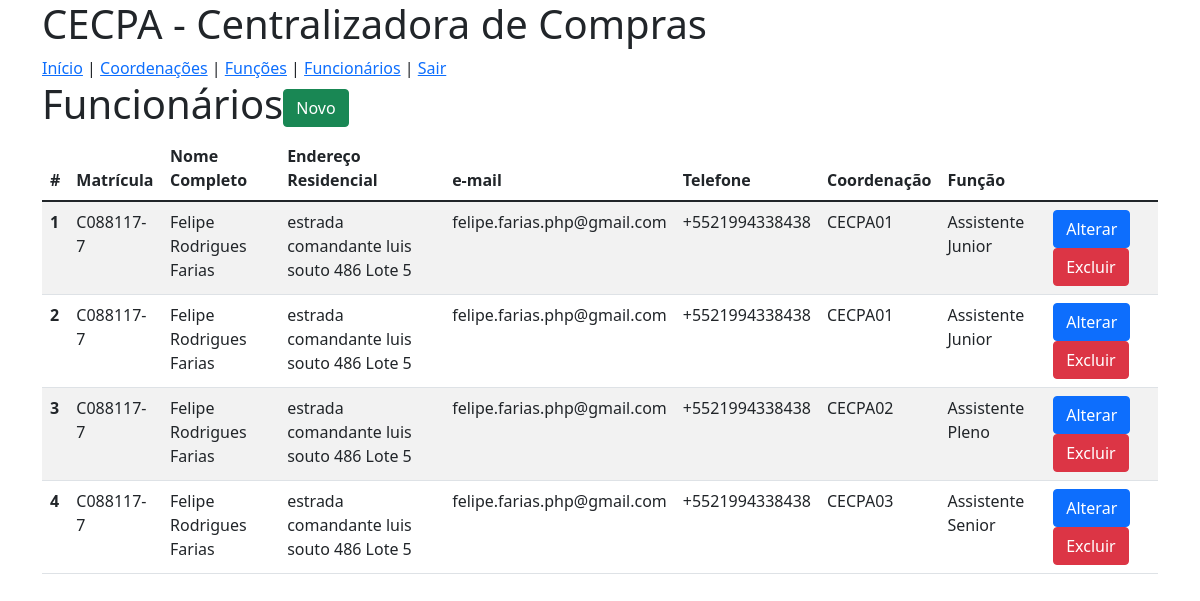
Page /funcionarios/listar.php on the committed database.
### tables this page shows
CREATE TABLE `funcionarios` (
  `id` int(11) NOT NULL,
  `matricula` varchar(45) NOT NULL,
  `nome` varchar(45) NOT NULL,
  `endereco` varchar(45) NOT NULL,
  `email` varchar(45) NOT NULL,
  `telefone` varchar(45) NOT NULL,
  `coordenacao_id` int(11) NOT NULL,
  `funcao_id` int(11) NOT NULL
);

CREATE TABLE `coordenacao` (
  `id` int(11) NOT NULL,
  `nome` varchar(200) NOT NULL
);

CREATE TABLE `funcao` (
  `id` int(11) NOT NULL,
  `nome` varchar(45) NOT NULL
);

### funcionarios/listar.php (the view, shortened to what this page needs)
<?php
include ("../conexao.php");
?>
<!DOCTYPE html>
<html lang="pt-br">
  <head>
    <link href="https://cdn.jsdelivr.net/npm/bootstrap@5.1.3/dist/css/bootstrap.min.css" rel="stylesheet">
  </head>
  <body>
    <div class="container">
        <h1>CECPA - Centralizadora de Compras</h1>
        <?php include("../menu.php");?>
        <h1>Funcionários<a href="http://localhost/cecpa/funcionarios/cadastro.php" class="btn btn-success">Novo</a></h1>
        <table class="table table-striped">
          <thead>
            <tr>
              <th scope="col">#</th>
              <th scope="col">Matrícula</th>
              <th scope="col">Nome Completo</th>
              <th scope="col">Endereço Residencial</th>
              <th scope="col">e-mail</th>
              <th scope="col">Telefone</th>
              <th scope="col">Coordenação</th>
              <th scope="col">Função</th>
              <th scope="col"></th>
            </tr>
          </thead>
          <tbody>
            <?php
            $sql = "SELECT
            funcionarios.id,
            funcionarios.nome,
            funcionarios.matricula,
            funcionarios.endereco,
            funcionarios.email,
            funcionarios.telefone,
            coordenacao.nome as coordenacao_nome,
            funcao.nome AS funcao_nome
        FROM
            funcionarios
                INNER JOIN
            funcao ON (funcao.id = funcionarios.funcao_id)
                INNER JOIN
            coordenacao ON (coordenacao.id = funcionarios.coordenacao_id)";
            $resultado = mysqli_query($con,$sql);
            while($linha=mysqli_fetch_array($resultado)){
            ?>
            <tr>
              <th scope="row"><?php echo $linha["id"];?></th>
              <td><?php echo $linha["matricula"];?></td>
              <td><?php echo $linha["nome"];?></td>
              <td><?php echo $linha["endereco"];?></td>
              <td><?php echo $linha["email"];?></td>
              <td><?php echo $linha["telefone"];?></td>
              <td><?php echo $linha["coordenacao_nome"];?></td>
              <td><?php echo $linha["funcao_nome"];?></td>
              <td>
                <button type="button" class="btn btn-primary">Alterar</button>
                <button type="button" class="btn btn-danger">Excluir</button>
              </td>
            </tr>
            <?php }?>
          </tbody>
        </table>
    </div>
  </body>
</html>

### menu.php
<a href="http://localhost/cecpa/inicio.php">Início</a> |
<a href="http://localhost/cecpa/coordenacao/listar.php">Coordenações</a> |
<a href="http://localhost/cecpa/funcao/listar.php">Funções</a> |
<a href="http://localhost/cecpa/funcionarios/listar.php">Funcionários</a> |
<a href="http://localhost/cecpa/index.php">Sair</a>

### rows in the picture
funcionarios: id "1", matricula "C088117-7", nome "Felipe Rodrigues Farias", endereco "estrada comandante luis souto 486 Lote 5", email "felipe.farias.php@gmail.com", telefone "+5521994338438", coordenacao.nome "CECPA01", funcao.nome "Assistente Junior"
funcionarios: id "2", matricula "C088117-7", nome "Felipe Rodrigues Farias", endereco "estrada comandante luis souto 486 Lote 5", email "felipe.farias.php@gmail.com", telefone "+5521994338438", coordenacao.nome "CECPA01", funcao.nome "Assistente Junior"
funcionarios: id "3", matricula "C088117-7", nome "Felipe Rodrigues Farias", endereco "estrada comandante luis souto 486 Lote 5", email "felipe.farias.php@gmail.com", telefone "+5521994338438", coordenacao.nome "CECPA02", funcao.nome "Assistente Pleno"
funcionarios: id "4", matricula "C088117-7", nome "Felipe Rodrigues Farias", endereco "estrada comandante luis souto 486 Lote 5", email "felipe.farias.php@gmail.com", telefone "+5521994338438", coordenacao.nome "CECPA03", funcao.nome "Assistente Senior"
